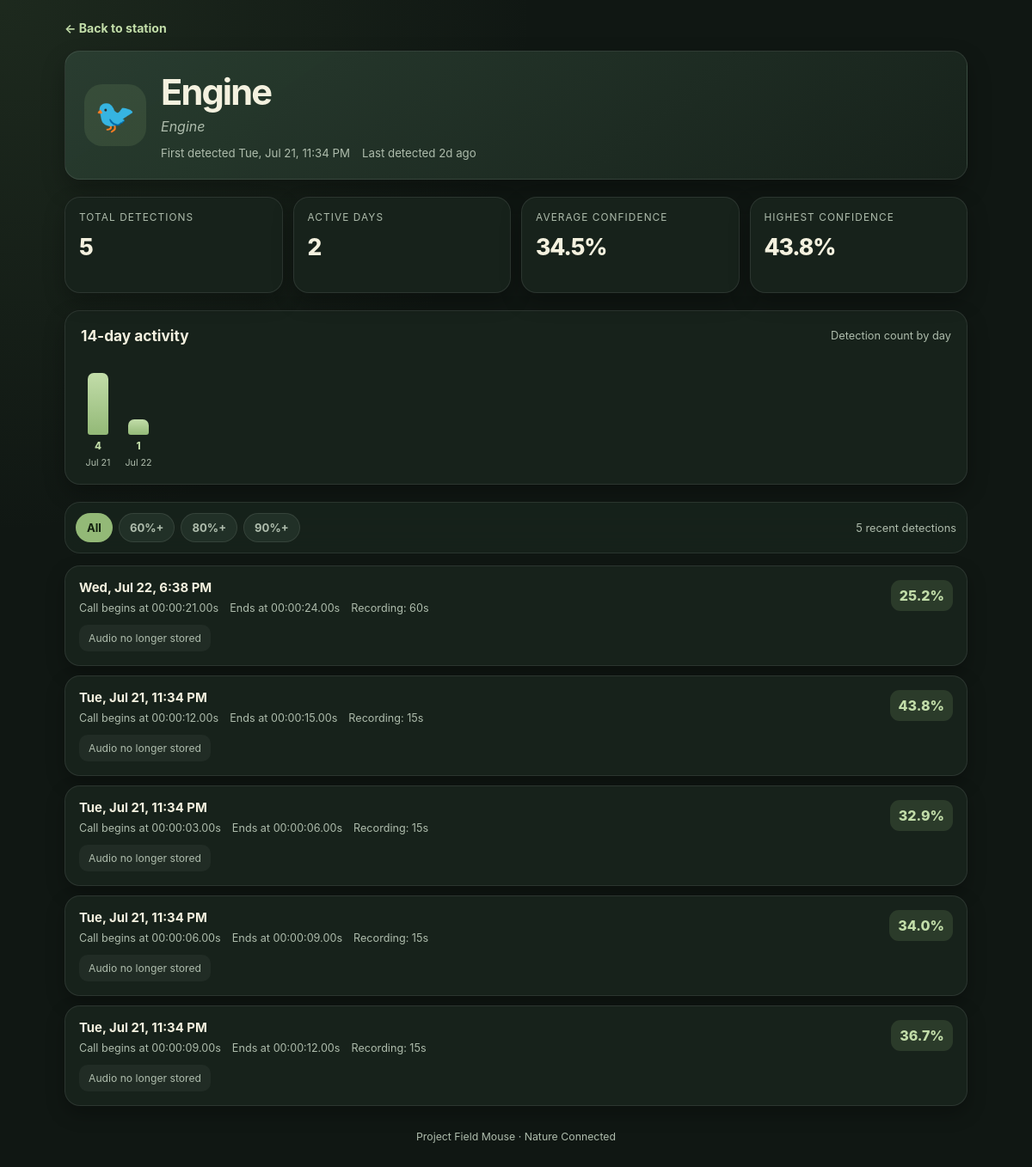
/species/Engine, run on the app's committed database.
### tables this page shows
CREATE TABLE detections (
    id INTEGER PRIMARY KEY AUTOINCREMENT,
    recording_id INTEGER NOT NULL,
    detector TEXT NOT NULL DEFAULT 'birdnet',
    scientific_name TEXT,
    common_name TEXT NOT NULL,
    confidence REAL NOT NULL,
    start_time TEXT NOT NULL,
    end_time TEXT NOT NULL,
    created_at TEXT NOT NULL DEFAULT CURRENT_TIMESTAMP,

    FOREIGN KEY (recording_id)
        REFERENCES recordings(id)
        ON DELETE CASCADE
);

CREATE TABLE recordings (
    id INTEGER PRIMARY KEY AUTOINCREMENT,
    station_id TEXT NOT NULL,
    file_path TEXT NOT NULL UNIQUE,
    recorded_at TEXT NOT NULL,
    duration_seconds INTEGER NOT NULL,
    sample_rate INTEGER NOT NULL,
    channels INTEGER NOT NULL,
    sample_format TEXT NOT NULL,
    file_size_bytes INTEGER NOT NULL,
    processing_status TEXT NOT NULL DEFAULT 'pending',
    created_at TEXT NOT NULL,
    FOREIGN KEY (station_id) REFERENCES stations(id)
);

### fieldmouse/web/app.py (the view)
@app.route("/species/<path:common_name>")
def species_detail(common_name: str):
    try:
        minimum_confidence = float(
            request.args.get("min_confidence", "0")
        )
    except ValueError:
        minimum_confidence = 0.0
    minimum_confidence = max(
        0.0,
        min(minimum_confidence, 1.0),
    )
    with get_database() as connection:
        species_stats = connection.execute(
            """
            SELECT
                common_name,
                scientific_name,
                COUNT(*) AS total_detections,
                ROUND(AVG(confidence) * 100, 1)
                    AS average_confidence,
                ROUND(MAX(confidence) * 100, 1)
                    AS highest_confidence,
                MIN(created_at) AS first_detected_at,
                MAX(created_at) AS last_detected_at,
                COUNT(DISTINCT DATE(created_at))
                    AS active_days
            FROM detections
            WHERE common_name = ?
            GROUP BY common_name, scientific_name
            """,
            (common_name,),
        ).fetchone()
        if species_stats is None:
            abort(404)
        rows = connection.execute(
            """
            SELECT
                d.id AS detection_id,
                d.recording_id,
                d.common_name,
                d.scientific_name,
                d.confidence,
                d.start_time,
                d.end_time,
                d.created_at,
                r.recorded_at,
                r.file_path,
                r.duration_seconds
            FROM detections d
            JOIN recordings r
                ON r.id = d.recording_id
            WHERE d.common_name = ?
              AND d.confidence >= ?
            ORDER BY d.created_at DESC
            LIMIT 250
            """,
            (
                common_name,
                minimum_confidence,
            ),
        ).fetchall()
        detections = []
        for row in rows:
            detection = dict(row)
            recording_path = resolve_recording_path(
                detection["file_path"]
            )
            detection["audio_available"] = bool(
                recording_path
                and recording_path.is_file()
            )
            detections.append(detection)
        daily_activity = connection.execute(
            """
            SELECT
                DATE(created_at) AS activity_date,
                COUNT(*) AS detection_count,
                ROUND(MAX(confidence) * 100, 1)
                    AS highest_confidence
            FROM detections
            WHERE common_name = ?
              AND datetime(created_at) >= datetime(
                  'now',
                  '-14 days'
              )
            GROUP BY DATE(created_at)
            ORDER BY activity_date ASC
            """,
            (common_name,),
        ).fetchall()
    return render_template(
        "species.html",
        species=species_stats,
        detections=detections,
        daily_activity=daily_activity,
        minimum_confidence=minimum_confidence,
    )

### fieldmouse/web/app.py (called while the page is built)
def get_database() -> sqlite3.Connection:
    connection = sqlite3.connect(DATABASE_PATH)
    connection.row_factory = sqlite3.Row
    return connection

def resolve_recording_path(file_path: str) -> Path | None:
    path = (PROJECT_ROOT / file_path).resolve()
    if path != RECORDINGS_ROOT and RECORDINGS_ROOT not in path.parents:
        return None
    return path

### fieldmouse/web/templates/species.html (shortened to what this page needs)
<!doctype html>
<html lang="en">
<head>
</head>
<body>
    <main class="page">
        <a class="back-link" href="/">
            ← Back to station
        </a>
        <section class="hero">
            <div class="bird-icon">🐦</div>
            <div>
                <h1>{{ species.common_name }}</h1>
                {% if species.scientific_name %}
                    <div class="scientific-name">
                        {{ species.scientific_name }}
                    </div>
                {% endif %}
                <div class="hero-meta">
                    <span>
                        First detected
                        <span
                            class="local-time"
                            data-timestamp="{{ species.first_detected_at }}"
                        >
                        </span>
                    </span>
                    <span>
                        Last detected
                        <span
                            class="relative-time"
                            data-timestamp="{{ species.last_detected_at }}"
                        >
                        </span>
                    </span>
                </div>
            </div>
        </section>
        <section class="stats-grid">
            <article class="stat-card">
                <div class="stat-label">
                    Total detections
                </div>
                <div class="stat-value">
                    {{ species.total_detections }}
                </div>
            </article>
            <article class="stat-card">
                <div class="stat-label">
                    Active days
                </div>
                <div class="stat-value">
                    {{ species.active_days }}
                </div>
            </article>
            <article class="stat-card">
                <div class="stat-label">
                    Average confidence
                </div>
                <div class="stat-value">
                    {{ species.average_confidence }}%
                </div>
            </article>
            <article class="stat-card">
                <div class="stat-label">
                    Highest confidence
                </div>
                <div class="stat-value">
                    {{ species.highest_confidence }}%
                </div>
            </article>
        </section>
        <section class="activity-card">
            <div class="section-heading">
                <h2>14-day activity</h2>
                <span class="result-count">
                    Detection count by day
                </span>
            </div>
            {% set maximum_count =
                daily_activity
                | map(attribute='detection_count')
                | max
                | default(1)
            %}
            <div class="activity-chart">
                {% for day in daily_activity %}
                    {% set height =
                        (
                            day.detection_count /
                            maximum_count *
                            72
                        )
                    %}
                    <div class="activity-day">
                        <div class="activity-bar-wrap">
                            <div
                                class="activity-bar"
                                style="height: {{ height }}px"
                                title="{{ day.detection_count }} detections"
                            ></div>
                        </div>
                        <div class="activity-count">
                            {{ day.detection_count }}
                        </div>
                        <div
                            class="activity-date"
                            data-date="{{ day.activity_date }}"
                        >
                        </div>
                    </div>
                {% else %}
                    <div class="empty-state">
                        No activity during the last 14 days.
                    </div>
                {% endfor %}
            </div>
        </section>
        <nav class="toolbar">
            <div class="filters">
                <a
                    class="filter-button
                    {% if minimum_confidence == 0 %}active{% endif %}"
                    href="?min_confidence=0"
                >
                    All
                </a>
                <a
                    class="filter-button
                    {% if minimum_confidence == 0.6 %}active{% endif %}"
                    href="?min_confidence=0.6"
                >
                    60%+
                </a>
                <a
                    class="filter-button
                    {% if minimum_confidence == 0.8 %}active{% endif %}"
                    href="?min_confidence=0.8"
                >
                    80%+
                </a>
                <a
                    class="filter-button
                    {% if minimum_confidence == 0.9 %}active{% endif %}"
                    href="?min_confidence=0.9"
                >
                    90%+
                </a>
            </div>
            <div class="result-count">
                {{ detections | length }} recent detections
            </div>
        </nav>
        <section class="detection-list">
            {% for detection in detections %}
                <article class="detection-card">
                    <div>
                        <div
                            class="time local-time"
                            data-timestamp="{{ detection.created_at }}"
                        >
                        </div>
                        <div class="metadata">
                            <span>
                                Call begins at
                                {{ detection.start_time }}s
                            </span>
                            <span>
                                Ends at
                                {{ detection.end_time }}s
                            </span>
                            {% if detection.duration_seconds %}
                                <span>
                                    Recording:
                                    {{ detection.duration_seconds | round | int }}s
                                </span>
                            {% endif %}
                        </div>
                        {% if detection.audio_available %}
                            <audio controls preload="none">
                                <source
                                    src="/audio/{{ detection.recording_id }}"
                                    type="audio/wav"
                                >
                            </audio>
                        {% else %}
                            <div class="audio-unavailable">
                                Audio no longer stored
                            </div>
                        {% endif %}
                    </div>
                    <div class="confidence">
                        {{ "%.1f" | format(
                            detection.confidence * 100
                        ) }}%
                    </div>
                </article>
            {% else %}
                <div class="empty-state">
                    No detections match this filter.
                </div>
            {% endfor %}
        </section>
        <footer class="footer">
            Project Field Mouse · Nature Connected
        </footer>
    </main>
</body>
</html>

### data on the page
detections: start_time "00:00:21.00", end_time "00:00:24.00", duration_seconds "60", confidence "25.2"
detections: start_time "00:00:12.00", end_time "00:00:15.00", duration_seconds "15", confidence "43.8"
detections: start_time "00:00:03.00", end_time "00:00:06.00", duration_seconds "15", confidence "32.9"
detections: start_time "00:00:06.00", end_time "00:00:09.00", duration_seconds "15", confidence "34.0"
detections: start_time "00:00:09.00", end_time "00:00:12.00", duration_seconds "15", confidence "36.7"

### other printed values
{{ species.common_name }} "Engine"
{{ species.scientific_name }} "Engine"
{{ species.total_detections }} "5"
{{ species.active_days }} "2"
{{ species.average_confidence }} "34.5"
{{ species.highest_confidence }} "43.8"
{{ day.detection_count }} "4" "1"
{{ detections | length }} "5"
